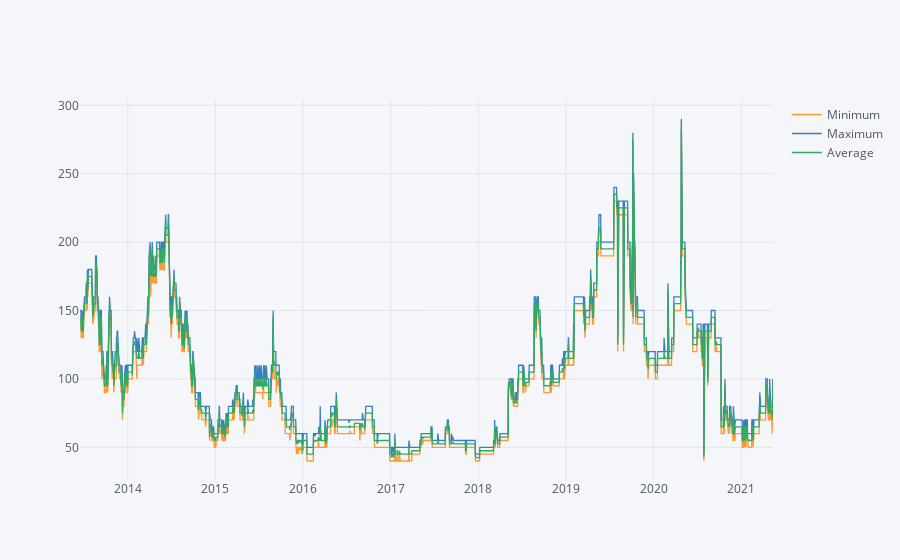

Write notebook code for a chart like this one.
### Code cell
dataset.loc["2013":, ("Minimum", "Maximum", "Average")].iplot()

### Figure 1 — Plotly figure (JSON) as saved in the notebook; plotly's stock layout.template omitted (floating-point values rounded to 4 significant figures; data arrays with more than 128 entries replaced by an {"elided": "..."} marker saying what was removed)
{"data": [{"line": {"color": "rgba(255, 153, 51, 1.0)", "dash": "solid", "shape": "linear", "width": 1.3}, "mode": "lines", "name": "Minimum", "text": "", "type": "scatter", "x": {"elided": "2751 str values"}, "y": {"elided": "2751 int values"}}, {"line": {"color": "rgba(55, 128, 191, 1.0)", "dash": "solid", "shape": "linear", "width": 1.3}, "mode": "lines", "name": "Maximum", "text": "", "type": "scatter", "x": {"elided": "2751 str values"}, "y": {"elided": "2751 int values"}}, {"line": {"color": "rgba(50, 171, 96, 1.0)", "dash": "solid", "shape": "linear", "width": 1.3}, "mode": "lines", "name": "Average", "text": "", "type": "scatter", "x": {"elided": "2751 str values"}, "y": {"elided": "2751 float values"}}], "layout": {"autosize": true, "legend": {"bgcolor": "#F5F6F9", "font": {"color": "#4D5663"}}, "paper_bgcolor": "#F5F6F9", "plot_bgcolor": "#F5F6F9", "title": {"font": {"color": "#4D5663"}}, "xaxis": {"autorange": true, "gridcolor": "#E1E5ED", "range": ["2013-06-16", "2021-05-13"], "showgrid": true, "tickfont": {"color": "#4D5663"}, "title": {"font": {"color": "#4D5663"}, "text": ""}, "type": "date", "zerolinecolor": "#E1E5ED"}, "yaxis": {"autorange": true, "gridcolor": "#E1E5ED", "range": [26.11, 303.9], "showgrid": true, "tickfont": {"color": "#4D5663"}, "title": {"font": {"color": "#4D5663"}, "text": ""}, "type": "linear", "zerolinecolor": "#E1E5ED"}}}
